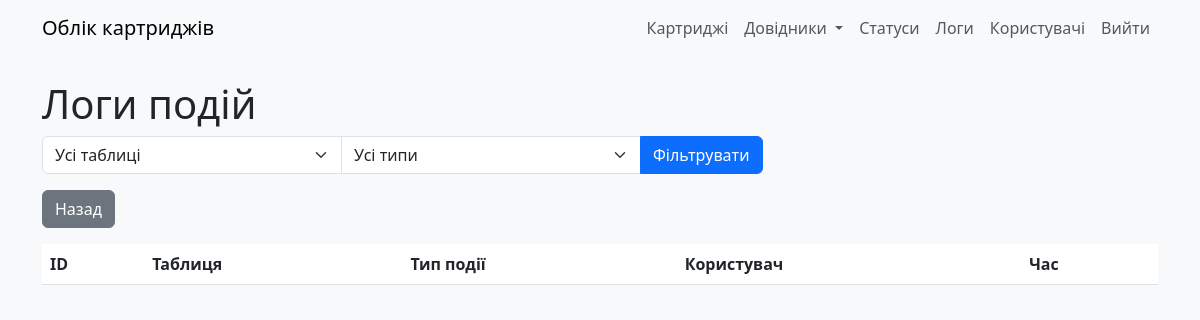
The app's page /event_log (signed in), older data.
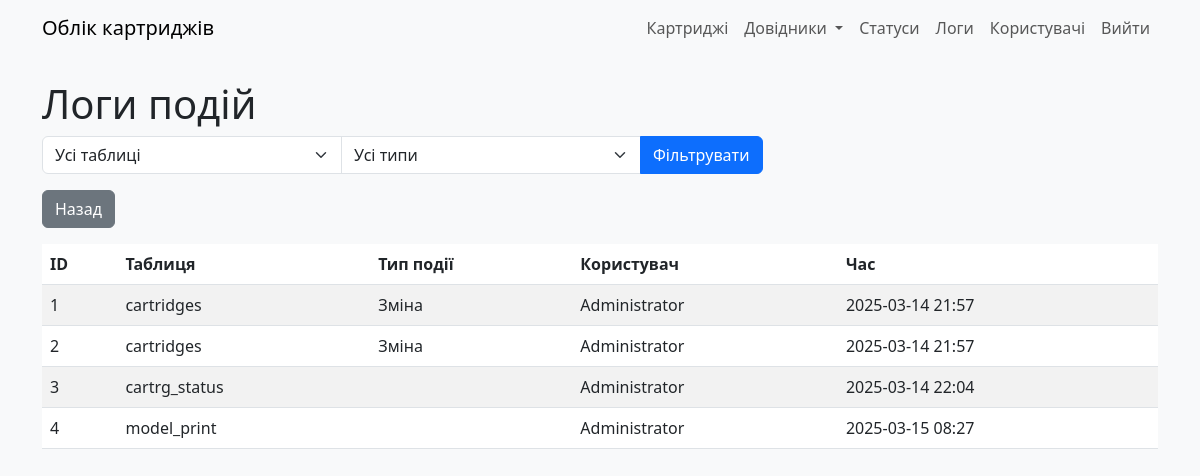
The same page, newer data.
### models.py (models this page shows)
class EventLog(db.Model):
    __tablename__ = "event_log"
    id: Mapped[int] = mapped_column(primary_key=True)
    table_name: Mapped[str] = mapped_column(String(30))
    event_type: Mapped[int] = mapped_column(Integer, server_default=literal(0))
    user_updated: Mapped[int] = mapped_column(ForeignKey(User.id))
    time_updated: Mapped[DateTime] = mapped_column(DateTime, server_default=func.now())

class User(db.Model, UserMixin):
    __tablename__ = "users"
    id: Mapped[int] = mapped_column(primary_key=True)
    username: Mapped[str] = mapped_column(String(30), unique=True, nullable=False)
    password: Mapped[str] = mapped_column(String(255), nullable=False)
    humanname: Mapped[str] = mapped_column(String(60), nullable=False)
    lastlogin: Mapped[datetime] = mapped_column(DateTime, server_default=func.now())
    active: Mapped[bool] = mapped_column(default=True)
    time_updated: Mapped[DateTime] = mapped_column(DateTime, server_default=func.now())
    role: Mapped[str] = mapped_column(String(30), server_default="user")

### app.py (the view)
    def wrapper(*args, **kwargs):
        if current_user.role != 'admin':
            abort(403)
        return f(*args, **kwargs)

### app.py (called while the page is built)
@login_manager.user_loader
def load_user(user_id):
    return User.query.get(int(user_id))

def admin_required(f):
    def wrapper(*args, **kwargs):
        if current_user.role != 'admin':
            abort(403)
        return f(*args, **kwargs)
    wrapper.__name__ = f.__name__
    return wrapper

@app.route('/event_log')
@admin_required
@login_required
def event_log():
    table_filter = request.args.get('table_filter', '')
    type_filter = request.args.get('type_filter', '')
    query = EventLog.query
    if table_filter:
        query = query.filter(EventLog.table_name == table_filter)
    if type_filter:
        query = query.filter(EventLog.event_type == int(type_filter))
    logs = query.all()
    return render_template('event_log.html', User=User, logs=logs, table_filter=table_filter, type_filter=type_filter)

### templates/event_log.html (shortened to what this page needs)
{% extends "base.html" %}
{% block content %}
    <h1>Логи подій</h1>
    <form method="GET" class="mb-3">
        <div class="input-group">
            <select name="table_filter" class="form-select w-auto">
                <option value="">Усі таблиці</option>
            </select>
            <select name="type_filter" class="form-select w-auto">
                <option value="">Усі типи</option>
            </select>
            <button type="submit" class="btn btn-primary">Фільтрувати</button>
        </div>
    </form>
    <div class="mb-3">
        <a href="{{ url_for('index') }}" class="btn btn-secondary">Назад</a>
    </div>
    <table class="table table-striped">
        <thead>
            <tr>
                <th>ID</th>
                <th>Таблиця</th>
                <th>Тип події</th>
                <th>Користувач</th>
                <th>Час</th>
            </tr>
        </thead>
        <tbody>
            {% for log in logs %}
            <tr>
                <td>{{ log.id }}</td>
                <td>{{ log.table_name }}</td>
                <td>{{ {0: 'Створення', 1: 'Зміна', 2: 'Оновлення'}[log.event_type] }}</td>
                <td>{{ User.query.get(log.user_updated).humanname }}</td>
                <td>{{ log.time_updated.strftime('%Y-%m-%d %H:%M') }}</td>
            </tr>
            {% endfor %}
        </tbody>
    </table>
{% endblock %}

Row changes from the older to the newer data that the page shows:
added EventLog: id "1", table_name "cartridges", event_type "Зміна", query.get "Administrator", time_updated "2025-03-14 21:57"
added EventLog: id "2", table_name "cartridges", event_type "Зміна", query.get "Administrator", time_updated "2025-03-14 21:57"
added EventLog: id "3", table_name "cartrg_status", query.get "Administrator", time_updated "2025-03-14 22:04"
added EventLog: id "4", table_name "model_print", query.get "Administrator", time_updated "2025-03-15 08:27"
